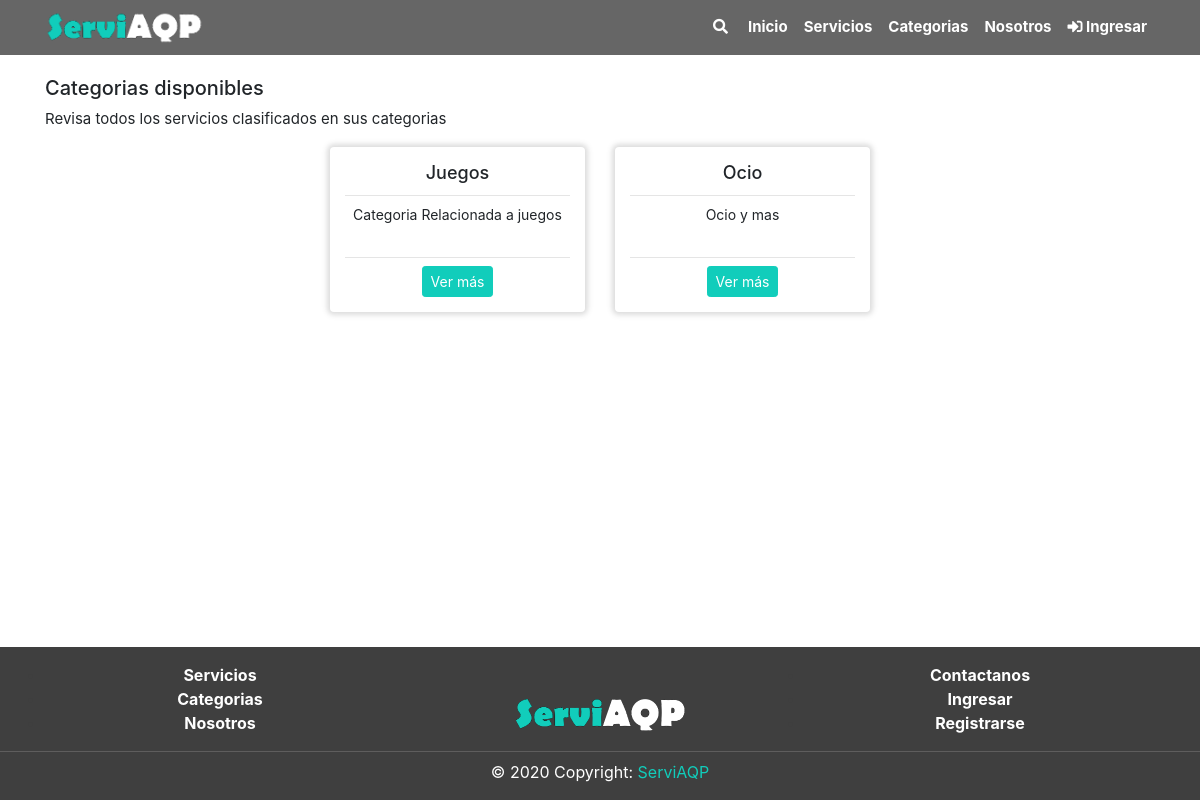
/Categorias/index.php, run on the app's committed database.
### tables this page shows
CREATE TABLE `categoria` (
  `CatId` int(11) NOT NULL,
  `CatNom` varchar(60) NOT NULL,
  `CatDes` text NOT NULL,
  `CatEstReg` int(1) NOT NULL DEFAULT 1,
  `CatFecCre` timestamp NOT NULL DEFAULT current_timestamp() ON UPDATE current_timestamp()
);

### Categorias/index.php (the view, shortened to what this page needs)
<?php
include("../includes/header.php");
?>
<div class="section pt-3">
	<div class="container">
		<div class="">
			<h5>Categorias disponibles</h5>
			<p>Revisa todos los servicios clasificados en sus categorias</p>
		</div>
		<div class="row justify-content-center">
			<?php
				$query = "SELECT * FROM CATEGORIA";
				$resultProduct= mysqli_query($conn, $query);
				while($row = mysqli_fetch_array($resultProduct)){
			?>
			<div class="col-sm-6 col-md-4 col-lg-3 col-xl-3">
				<div class="card mb-4 border-0 ">
					<div class="card-body text-center">
						<h3 class="card-title"> <?=$row['CatNom']?> </h3>
						<hr class="pt-0 mt-0 mb-2">
						<textarea disabled class="descrip text-center"><?=$row['CatDes']?></textarea>
						<hr class="pt-0 mt-0 mb-2">
						<a href="/Categoria/VerProductos?id=8" class="btn btn-primary btn-sm">Ver más</a><a href=""></a>
					</div>
				</div>
			</div>
			<?php
				}
			?>
		</div>
	</div>
	<?php
	include("../includes/footer.php");
	?>

### frontend/css/style.css (style rules this page uses)
:root { --color-principal: #11cdbb; --fondo-principal: white; --color-principal-hover: rgb(24, 170, 155); --color-principal-disa: rgb(87, 211, 199); --color-footer: rgb(63, 63, 63); }
* { margin: 0; padding: 0; -webkit-box-sizing: border-box; -moz-box-sizing: border-box; box-sizing: border-box; }
html { position: relative; min-height: 100%; background-color: var(--fondo-principal); }
body { margin-bottom: 190px; background-color: var(--fondo-principal); }
div.section { background-color: var(--fondo-principal); margin-top: 60px; }
p { font-size: 15px; }
a { color: var(--color-principal); }
.btn-primary { background-color: var(--color-principal) !important; border-color: var(--color-principal); }
.card-title { font-size: 18px; text-overflow: ellipsis; white-space: nowrap; overflow: hidden; }
.card-body { padding: 15px; }
.card { backface-visibility: hidden; transition: 0.5s; box-shadow: 0 0 5px 2px rgba(0, 0, 0, 0.1), 0 0 5px 5px rgba(0, 0, 0, 0.05); }
.card-body { position: relative; }
.descrip { width: 100%; border: 0px; resize: none; padding-left: 0px; padding-right: 0px; padding-top: 0px; padding-bottom: 5px; font-size: 14px; margin-top: 0px; background-color: white; font-weight: 400; line-height: 1.5; color: #212529; overflow: hidden; }

### data on the page
categoria: CatNom "Juegos", CatDes "Categoria Relacionada a juegos"
categoria: CatNom "Ocio", CatDes "Ocio y mas"
